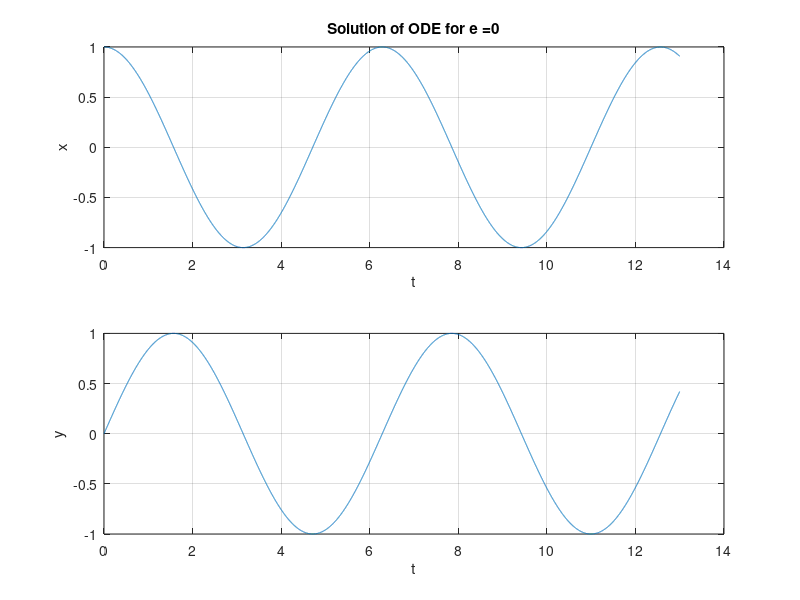
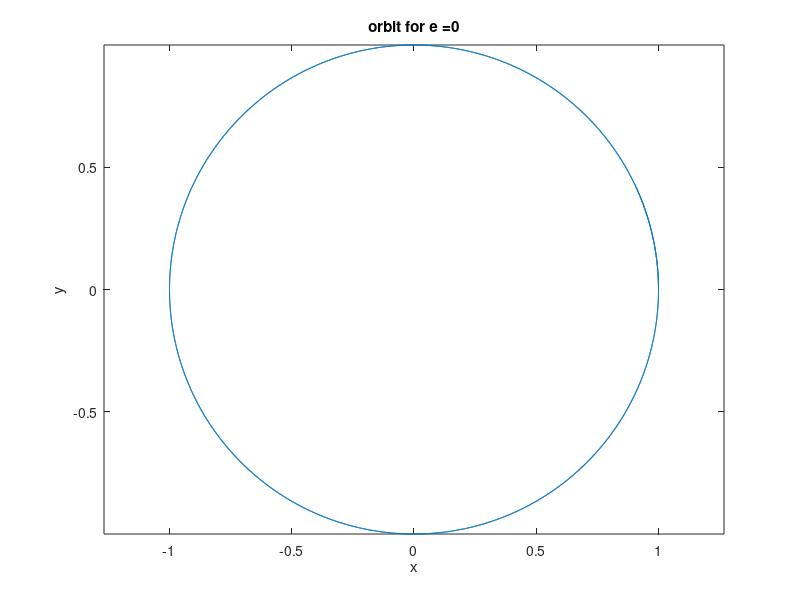
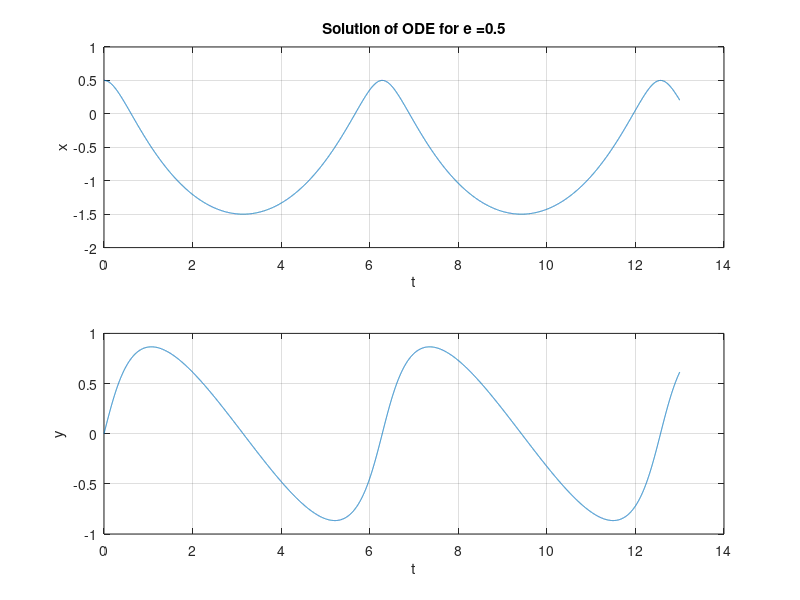
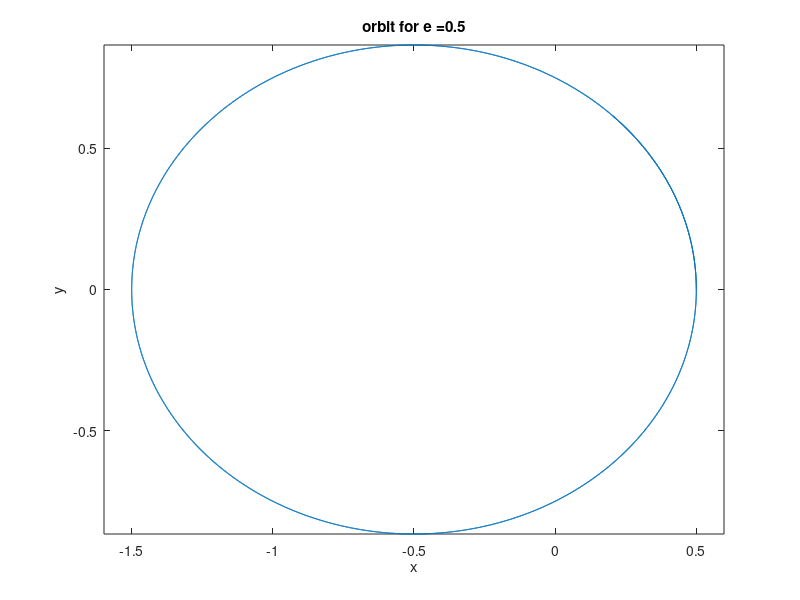

Source code (MATLAB) for these figures, in order:
%% Solves qs 9.7 for project

% this function solves and plots the system of ODE provided in question
function gravitationalMotion()

t = zeros(6,3);
e = [0, 0.5, 0.9];

for i = 1 : 3
    for j = 1 : 6
        tol = 10^(-j);
        opts = odeset('relTol', tol, 'AbsTol', tol*10e-4);
        [t, y] = ode45(@systemOfEquations, 0:0.001:13, [1-e(i);0;0;sqrt((1+e(i))/(1-e(i)))], opts);
        
        E = (y(:,2).^2 + y(:,4).^2)/2 -1./sqrt(y(:,1).^2 + y(:,3).^2);
        stdOfE(j, i) = std(E);
        M = y(:,1).*y(:,4) - y(:,2).*y(:,3);
        stdOfM(j,i) = std(M);
        
        fprintf('check if std(M) and std(E) are conserved');
        stdOfE(j,:)
        stdOfM(j,:)
    end
    
    figure;
    subplot(2, 1, 1);
    plot(t, y(:,1));
    xlabel('t');
    ylabel('x');
    title(strcat('Solution of ODE for e = ', num2str(e(i))));
    grid on
    
    subplot(2,1,2);
    plot(t, y(:,3));
    xlabel('t');
    ylabel('y');
    grid on
    
    figure;
    plot(y(:,1), y(:,3));
    axis equal;
    xlabel('x');
    ylabel('y');
    
    title(strcat('orbit for e =  ', num2str(e(i))));
    
end

    function yPrime = systemOfEquations(t, y)
        r = sqrt(y(1).^2 + y(3).^2);
        yPrime = [y(2); -y(1)/r^3; y(4); -y(3)/r^3];
    end
end